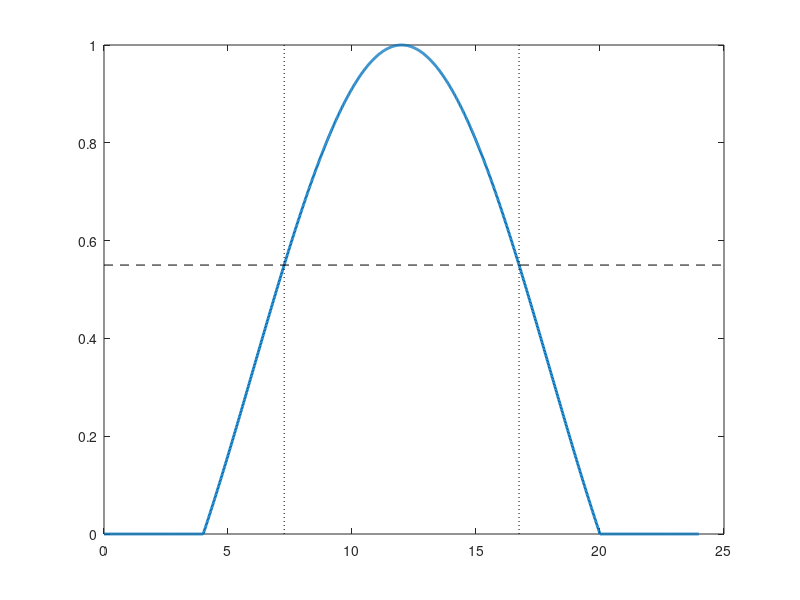

This chart was generated by the following MATLAB code: (Note: this script raises an error after producing the figure.)
% solar curves
clc
fig_loc = 'C:\Users\chri3793\Documents\DPhil\malcolm_updates\wc171016\figures\';

delta = 23.65*pi/180;

atan(cot(delta)/1e-3)*180/pi % North pole
atan(cot(delta)/1)*180/pi % Lulea, Fairbanks, Reykjavik
atan(cot(delta)/2)*180/pi % Paris, Winnipeg
atan(cot(delta)/4)*180/pi % Houston, New Dehli
atan(cot(delta)/1e3)*180/pi % Nairobi, Singapore

%%
fig_name = [fig_loc,'solar_curves'];
fig = figure('Color','White');
t = (-12:1/(60):12-1/(60));
w = pi/12; %rad/hour

k = 2;
Ps_pk = 1.0;

Pgd = 0.55;

Ps = Ps_pk*(1 + k*cos(w*t))/(1+k);
Ps = Ps.*(Ps>0);
Pshade1 = Pgd*ones(size(Ps))./(Ps>Pgd);
Pshade2 = Ps./(Ps>Pgd);

plot(t+12,Ps,'Linewidth',2); hold on;

t1 = acos( (Pgd*(1 + k) - 1)/k )/w;
xs = axis;

plot(xs(1:2),Pgd*[1 1],'k--');
plot(t1*[1 1]+12,xs(3:4),'k:');
plot(-t1*[1 1]+12,xs(3:4),'k:');

arrow([3 Pgd],[3 Pgd-0.1]);
arrow([3 Pgd],[3 Pgd+0.1]);
shadedplot(t+12,Pshade1,Pshade2,[0.5 0.3 0.5],'k'); hold on;

xlabel('Hour');
ylabel('Pn/Hat(Pn)');
legend('P_S','Dot(Pn)','t1'); grid on;
save('solar_curves_dataset.mat','Ps','t');
% export_fig(fig,fig_name);
% export_fig(fig,[fig_name,'.pdf'],'-dpdf');
%%
fig_name = [fig_loc,'solar_curves_curt'];

Pgb = 0.6;

PGD = (0:0.001:1.1);
T1 = acos( ( PGD*(1+k) - 1 )/k )/w;

% Ecurt = (2*k/(1+k))*( (sin(w*T1)/w) - T1.*cos(w*T1) );

% plot(PGD,gradient(Ecurt));
plot(PGD,real(T1));

dEdPGD = -(2/w)*T1;
% plot(PGD,dEdPGD);

%%
x0 = 49; %e.g. paris, bavaria, and a large array (e.g. on a rooftop).
t = (-12:0.05:11.5); 

sin(x0*pi/180).*sin(23.65*pi/180);
cos(x0*pi/180).*cos(23.65*pi/180);
t = (-2*pi/3:0.01:2*pi/3);
plot(0.33 + 0.66*cos(t)); % 40% capacity factor






